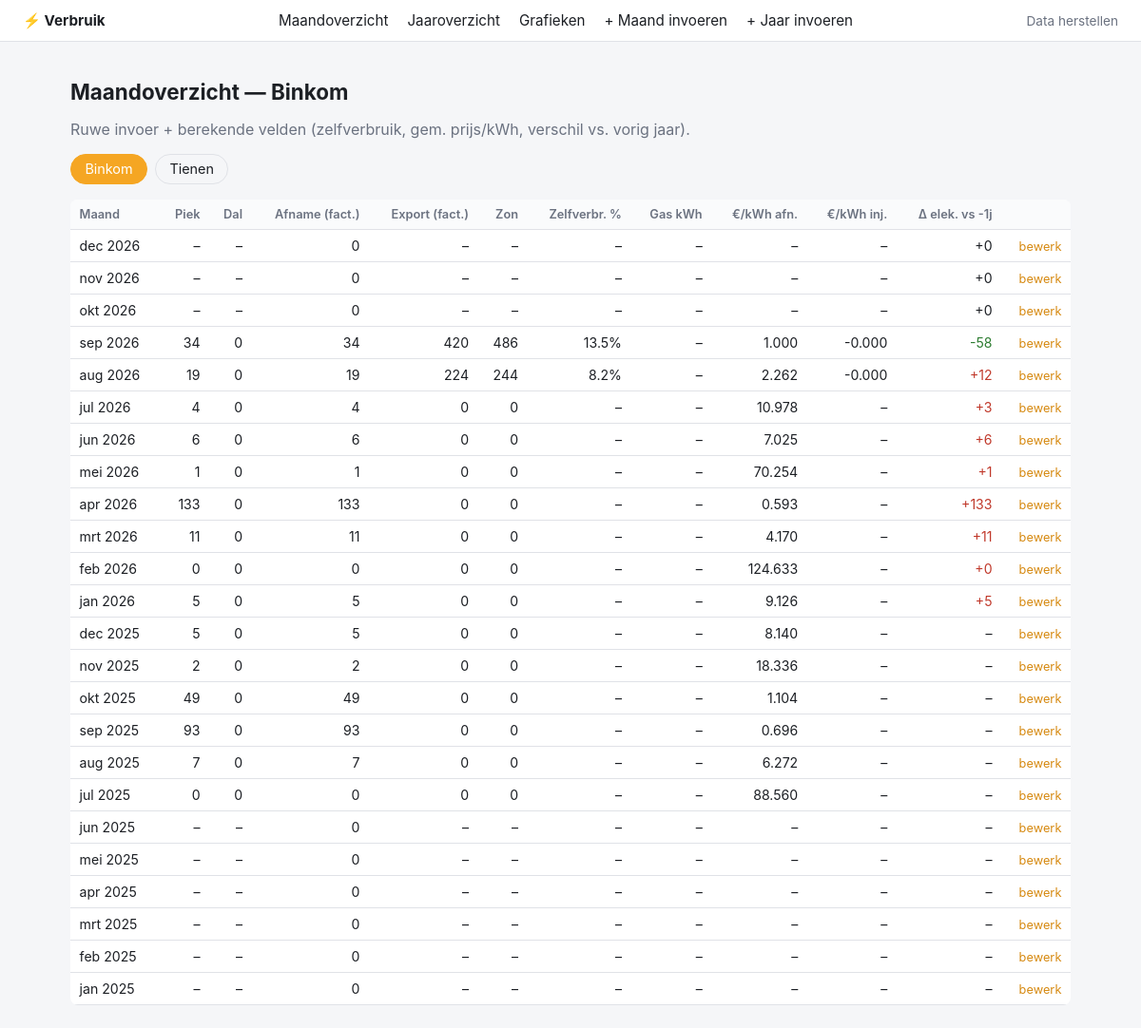
The page / on the database its author committed.
### tables this page shows
CREATE TABLE maandverbruik (
    id INTEGER PRIMARY KEY AUTOINCREMENT,
    woning TEXT NOT NULL CHECK (woning IN ('Tienen', 'Binkom')),
    jaar INTEGER NOT NULL,
    maand INTEGER NOT NULL CHECK (maand BETWEEN 1 AND 12),

    piek_verbruik REAL,
    dal_verbruik REAL,
    piek_export REAL,
    dal_export REAL,
    totaal_verbruik_afname REAL,
    totaal_export REAL,
    zonopbrengst_totaal REAL,
    batterij_laden REAL,
    batterij_ontladen REAL,

    gas_m3 REAL,
    gas_kwh REAL,
    prijs_gas_eur REAL,
    water_l REAL,

    engie_afname_eur REAL,
    engie_injectie_eur REAL,
    bedrag_engie_app REAL,

    UNIQUE(woning, jaar, maand)
);

### main.py (the view)
@app.route("/")
def index():
    woning = request.args.get("woning", WONINGEN[0])
    records = _get_records(woning)
    by_key = {(r["jaar"], r["maand"]): r for r in records}
    enriched = []
    for r in reversed(records):  # nieuwste eerst
        vorig = by_key.get((r["jaar"] - 1, r["maand"]))
        enriched.append(verrijk(r, vorig))
    return render_template(
        "index.html",
        woningen=WONINGEN,
        woning=woning,
        records=enriched,
        maandnamen=MAANDNAMEN,
    )

### calculations.py (called while the page is built)
def zelfverbruik(rec):
    return (rec.get("zonopbrengst_totaal") or 0) - (rec.get("totaal_export") or 0)

def zelfverbruik_pct(rec):
    zon = rec.get("zonopbrengst_totaal") or 0
    if zon == 0:
        return None
    return zelfverbruik(rec) / zon * 100

def prijs_per_kwh_gas(rec):
    gas_kwh = rec.get("gas_kwh") or 0
    if gas_kwh == 0:
        return None
    return (rec.get("prijs_gas_eur") or 0) / gas_kwh

def gem_prijs_kwh_afname(rec):
    verbruik = rec.get("totaal_verbruik_afname") or 0
    if verbruik == 0:
        return None
    return (rec.get("engie_afname_eur") or 0) / verbruik

def gem_prijs_kwh_injectie(rec):
    export = rec.get("totaal_export") or 0
    if export == 0:
        return None
    return (rec.get("engie_injectie_eur") or 0) / export * -1

def verschil_vorig_jaar(huidig_rec, vorig_jaar_rec, veld):
    if vorig_jaar_rec is None:
        return None
    huidig = huidig_rec.get(veld) or 0
    vorig = vorig_jaar_rec.get(veld) or 0
    if huidig == 0:
        return 0
    return huidig - vorig

def verrijk(rec, vorig_jaar_rec=None):
    out = dict(rec)
    out["zelfverbruik"] = zelfverbruik(rec)
    out["zelfverbruik_pct"] = zelfverbruik_pct(rec)
    out["prijs_per_kwh_gas"] = prijs_per_kwh_gas(rec)
    out["gem_prijs_kwh_afname"] = gem_prijs_kwh_afname(rec)
    out["gem_prijs_kwh_injectie"] = gem_prijs_kwh_injectie(rec)
    out["verschil_vorig_jaar_elektriciteit"] = verschil_vorig_jaar(
        rec, vorig_jaar_rec, "totaal_verbruik_afname"
    )
    out["verschil_vorig_jaar_zon"] = verschil_vorig_jaar(
        rec, vorig_jaar_rec, "zonopbrengst_totaal"
    )
    out["verschil_vorig_jaar_gas"] = verschil_vorig_jaar(
        rec, vorig_jaar_rec, "gas_kwh"
    )
    return out

### main.py (called while the page is built)
def _get_records(woning):
    conn = get_connection()
    rows = conn.execute(
        "SELECT * FROM maandverbruik WHERE woning=? ORDER BY jaar, maand",
        (woning,),
    ).fetchall()
    conn.close()
    return [dict(r) for r in rows]

    def __call__(self, environ, start_response):
        script_name = environ.get("HTTP_X_INGRESS_PATH", "")
        if script_name:
            environ["SCRIPT_NAME"] = script_name
            path_info = environ.get("PATH_INFO", "")
            if path_info.startswith(script_name):
                environ["PATH_INFO"] = path_info[len(script_name):]
        return self.wsgi_app(environ, start_response)

### templates/index.html (shortened to what this page needs)
{% extends "base.html" %}
{% block content %}
<h1>Maandoverzicht — {{ woning }}</h1>
<p class="subtitle">Ruwe invoer + berekende velden (zelfverbruik, gem. prijs/kWh, verschil vs. vorig jaar).</p>
<div class="woning-tabs">
    {% for w in woningen %}
        <a href="{{ url_for('index', woning=w) }}" class="{{ 'active' if w == woning }}">{{ w }}</a>
    {% endfor %}
</div>
{% if not records %}
    <p class="muted">Nog geen data voor {{ woning }}. <a href="{{ url_for('invoer') }}">Voeg een maand toe</a>.</p>
{% else %}
<table>
    <thead>
        <tr>
            <th>Maand</th>
            <th>Piek</th>
            <th>Dal</th>
            <th>Afname (fact.)</th>
            <th>Export (fact.)</th>
            <th>Zon</th>
            <th>Zelfverbr. %</th>
            <th>Gas kWh</th>
            <th>€/kWh afn.</th>
            <th>€/kWh inj.</th>
            <th>Δ elek. vs -1j</th>
            <th></th>
        </tr>
    </thead>
    <tbody>
        {% for r in records %}
        <tr>
            <td>{{ maandnamen[r.maand] }} {{ r.jaar }}</td>
            <td>{{ "%.0f"|format(r.piek_verbruik) if r.piek_verbruik is not none else "–" }}</td>
            <td>{{ "%.0f"|format(r.dal_verbruik) if r.dal_verbruik is not none else "–" }}</td>
            <td>{{ "%.0f"|format(r.totaal_verbruik_afname) if r.totaal_verbruik_afname is not none else "–" }}</td>
            <td>{{ "%.0f"|format(r.totaal_export) if r.totaal_export is not none else "–" }}</td>
            <td>{{ "%.0f"|format(r.zonopbrengst_totaal) if r.zonopbrengst_totaal is not none else "–" }}</td>
            <td>{{ "%.1f"|format(r.zelfverbruik_pct) + "%" if r.zelfverbruik_pct is not none else "–" }}</td>
            <td>{{ "%.0f"|format(r.gas_kwh) if r.gas_kwh is not none else "–" }}</td>
            <td>{{ "%.3f"|format(r.gem_prijs_kwh_afname) if r.gem_prijs_kwh_afname is not none else "–" }}</td>
            <td>{{ "%.3f"|format(r.gem_prijs_kwh_injectie) if r.gem_prijs_kwh_injectie is not none else "–" }}</td>
            <td class="{{ 'neg' if r.verschil_vorig_jaar_elektriciteit and r.verschil_vorig_jaar_elektriciteit > 0 else 'pos' if r.verschil_vorig_jaar_elektriciteit else '' }}">
                {{ "%+.0f"|format(r.verschil_vorig_jaar_elektriciteit) if r.verschil_vorig_jaar_elektriciteit is not none else "–" }}
            </td>
            <td><a class="edit" href="{{ url_for('invoer', woning=r.woning, jaar=r.jaar, maand=r.maand) }}">bewerk</a></td>
        </tr>
        {% endfor %}
    </tbody>
</table>
{% endif %}
{% endblock %}

### static/style.css (style rules this page uses)
:root { --bg: #f5f6f8; --card: #ffffff; --border: #e0e2e7; --text: #1c1f24; --muted: #6b7280; --accent: #f5a623; --accent-dark: #d68910; --pos: #2e7d32; --neg: #c0392b; }
* { box-sizing: border-box; }
body { margin: 0; font-family: -apple-system, "Segoe UI", Roboto, sans-serif; background: var(--bg); color: var(--text); }
h1 { font-size: 1.4rem; margin-bottom: 0.25rem; }
.subtitle { color: var(--muted); margin-bottom: 1rem; }
.woning-tabs { display: flex; gap: 0.5rem; margin-bottom: 1rem; }
.woning-tabs a { padding: 0.4rem 0.9rem; border-radius: 999px; text-decoration: none; border: 1px solid var(--border); color: var(--text); font-size: 0.9rem; }
.woning-tabs a.active { background: var(--accent); border-color: var(--accent); color: #fff; }
table { width: 100%; border-collapse: collapse; background: var(--card); border-radius: 8px; overflow: hidden; font-size: 0.88rem; }
th, td { padding: 0.5rem 0.6rem; text-align: right; border-bottom: 1px solid var(--border); white-space: nowrap; }
th:first-child, td:first-child { text-align: left; }
th { background: #fafbfc; color: var(--muted); font-weight: 600; font-size: 0.8rem; }
.pos { color: var(--pos); }
.neg { color: var(--neg); }
a.edit { font-size: 0.8rem; color: var(--accent-dark); text-decoration: none; }

### rows shown on the page
maandverbruik: maand "dec", jaar "2026", piek_verbruik "–", dal_verbruik "–", totaal_verbruik_afname "0", totaal_export "–", zonopbrengst_totaal "–", zelfverbruik_pct "–", gas_kwh "–", gem_prijs_kwh_afname "–", gem_prijs_kwh_injectie "–", verschil_vorig_jaar_elektriciteit "+0"
maandverbruik: maand "nov", jaar "2026", piek_verbruik "–", dal_verbruik "–", totaal_verbruik_afname "0", totaal_export "–", zonopbrengst_totaal "–", zelfverbruik_pct "–", gas_kwh "–", gem_prijs_kwh_afname "–", gem_prijs_kwh_injectie "–", verschil_vorig_jaar_elektriciteit "+0"
maandverbruik: maand "okt", jaar "2026", piek_verbruik "–", dal_verbruik "–", totaal_verbruik_afname "0", totaal_export "–", zonopbrengst_totaal "–", zelfverbruik_pct "–", gas_kwh "–", gem_prijs_kwh_afname "–", gem_prijs_kwh_injectie "–", verschil_vorig_jaar_elektriciteit "+0"
maandverbruik: maand "sep", jaar "2026", piek_verbruik "34", dal_verbruik "0", totaal_verbruik_afname "34", totaal_export "420", zonopbrengst_totaal "486", zelfverbruik_pct "13.5%", gas_kwh "–", gem_prijs_kwh_afname "1.000", gem_prijs_kwh_injectie "-0.000", verschil_vorig_jaar_elektriciteit "-58"
maandverbruik: maand "aug", jaar "2026", piek_verbruik "19", dal_verbruik "0", totaal_verbruik_afname "19", totaal_export "224", zonopbrengst_totaal "244", zelfverbruik_pct "8.2%", gas_kwh "–", gem_prijs_kwh_afname "2.262", gem_prijs_kwh_injectie "-0.000", verschil_vorig_jaar_elektriciteit "+12"
maandverbruik: maand "jul", jaar "2026", piek_verbruik "4", dal_verbruik "0", totaal_verbruik_afname "4", totaal_export "0", zonopbrengst_totaal "0", zelfverbruik_pct "–", gas_kwh "–", gem_prijs_kwh_afname "10.978", gem_prijs_kwh_injectie "–", verschil_vorig_jaar_elektriciteit "+3"
maandverbruik: maand "jun", jaar "2026", piek_verbruik "6", dal_verbruik "0", totaal_verbruik_afname "6", totaal_export "0", zonopbrengst_totaal "0", zelfverbruik_pct "–", gas_kwh "–", gem_prijs_kwh_afname "7.025", gem_prijs_kwh_injectie "–", verschil_vorig_jaar_elektriciteit "+6"
maandverbruik: maand "mei", jaar "2026", piek_verbruik "1", dal_verbruik "0", totaal_verbruik_afname "1", totaal_export "0", zonopbrengst_totaal "0", zelfverbruik_pct "–", gas_kwh "–", gem_prijs_kwh_afname "70.254", gem_prijs_kwh_injectie "–", verschil_vorig_jaar_elektriciteit "+1"
maandverbruik: maand "apr", jaar "2026", piek_verbruik "133", dal_verbruik "0", totaal_verbruik_afname "133", totaal_export "0", zonopbrengst_totaal "0", zelfverbruik_pct "–", gas_kwh "–", gem_prijs_kwh_afname "0.593", gem_prijs_kwh_injectie "–", verschil_vorig_jaar_elektriciteit "+133"
maandverbruik: maand "mrt", jaar "2026", piek_verbruik "11", dal_verbruik "0", totaal_verbruik_afname "11", totaal_export "0", zonopbrengst_totaal "0", zelfverbruik_pct "–", gas_kwh "–", gem_prijs_kwh_afname "4.170", gem_prijs_kwh_injectie "–", verschil_vorig_jaar_elektriciteit "+11"
maandverbruik: maand "feb", jaar "2026", piek_verbruik "0", dal_verbruik "0", totaal_verbruik_afname "0", totaal_export "0", zonopbrengst_totaal "0", zelfverbruik_pct "–", gas_kwh "–", gem_prijs_kwh_afname "124.633", gem_prijs_kwh_injectie "–", verschil_vorig_jaar_elektriciteit "+0"
maandverbruik: maand "jan", jaar "2026", piek_verbruik "5", dal_verbruik "0", totaal_verbruik_afname "5", totaal_export "0", zonopbrengst_totaal "0", zelfverbruik_pct "–", gas_kwh "–", gem_prijs_kwh_afname "9.126", gem_prijs_kwh_injectie "–", verschil_vorig_jaar_elektriciteit "+5"
maandverbruik: maand "dec", jaar "2025", piek_verbruik "5", dal_verbruik "0", totaal_verbruik_afname "5", totaal_export "0", zonopbrengst_totaal "0", zelfverbruik_pct "–", gas_kwh "–", gem_prijs_kwh_afname "8.140", gem_prijs_kwh_injectie "–", verschil_vorig_jaar_elektriciteit "–"
maandverbruik: maand "nov", jaar "2025", piek_verbruik "2", dal_verbruik "0", totaal_verbruik_afname "2", totaal_export "0", zonopbrengst_totaal "0", zelfverbruik_pct "–", gas_kwh "–", gem_prijs_kwh_afname "18.336", gem_prijs_kwh_injectie "–", verschil_vorig_jaar_elektriciteit "–"
maandverbruik: maand "okt", jaar "2025", piek_verbruik "49", dal_verbruik "0", totaal_verbruik_afname "49", totaal_export "0", zonopbrengst_totaal "0", zelfverbruik_pct "–", gas_kwh "–", gem_prijs_kwh_afname "1.104", gem_prijs_kwh_injectie "–", verschil_vorig_jaar_elektriciteit "–"
maandverbruik: maand "sep", jaar "2025", piek_verbruik "93", dal_verbruik "0", totaal_verbruik_afname "93", totaal_export "0", zonopbrengst_totaal "0", zelfverbruik_pct "–", gas_kwh "–", gem_prijs_kwh_afname "0.696", gem_prijs_kwh_injectie "–", verschil_vorig_jaar_elektriciteit "–"
maandverbruik: maand "aug", jaar "2025", piek_verbruik "7", dal_verbruik "0", totaal_verbruik_afname "7", totaal_export "0", zonopbrengst_totaal "0", zelfverbruik_pct "–", gas_kwh "–", gem_prijs_kwh_afname "6.272", gem_prijs_kwh_injectie "–", verschil_vorig_jaar_elektriciteit "–"
maandverbruik: maand "jul", jaar "2025", piek_verbruik "0", dal_verbruik "0", totaal_verbruik_afname "0", totaal_export "0", zonopbrengst_totaal "0", zelfverbruik_pct "–", gas_kwh "–", gem_prijs_kwh_afname "88.560", gem_prijs_kwh_injectie "–", verschil_vorig_jaar_elektriciteit "–"
maandverbruik: maand "jun", jaar "2025", piek_verbruik "–", dal_verbruik "–", totaal_verbruik_afname "0", totaal_export "–", zonopbrengst_totaal "–", zelfverbruik_pct "–", gas_kwh "–", gem_prijs_kwh_afname "–", gem_prijs_kwh_injectie "–", verschil_vorig_jaar_elektriciteit "–"
maandverbruik: maand "mei", jaar "2025", piek_verbruik "–", dal_verbruik "–", totaal_verbruik_afname "0", totaal_export "–", zonopbrengst_totaal "–", zelfverbruik_pct "–", gas_kwh "–", gem_prijs_kwh_afname "–", gem_prijs_kwh_injectie "–", verschil_vorig_jaar_elektriciteit "–"
maandverbruik: maand "apr", jaar "2025", piek_verbruik "–", dal_verbruik "–", totaal_verbruik_afname "0", totaal_export "–", zonopbrengst_totaal "–", zelfverbruik_pct "–", gas_kwh "–", gem_prijs_kwh_afname "–", gem_prijs_kwh_injectie "–", verschil_vorig_jaar_elektriciteit "–"
maandverbruik: maand "mrt", jaar "2025", piek_verbruik "–", dal_verbruik "–", totaal_verbruik_afname "0", totaal_export "–", zonopbrengst_totaal "–", zelfverbruik_pct "–", gas_kwh "–", gem_prijs_kwh_afname "–", gem_prijs_kwh_injectie "–", verschil_vorig_jaar_elektriciteit "–"
maandverbruik: maand "feb", jaar "2025", piek_verbruik "–", dal_verbruik "–", totaal_verbruik_afname "0", totaal_export "–", zonopbrengst_totaal "–", zelfverbruik_pct "–", gas_kwh "–", gem_prijs_kwh_afname "–", gem_prijs_kwh_injectie "–", verschil_vorig_jaar_elektriciteit "–"
maandverbruik: maand "jan", jaar "2025", piek_verbruik "–", dal_verbruik "–", totaal_verbruik_afname "0", totaal_export "–", zonopbrengst_totaal "–", zelfverbruik_pct "–", gas_kwh "–", gem_prijs_kwh_afname "–", gem_prijs_kwh_injectie "–", verschil_vorig_jaar_elektriciteit "–"

### other values the page prints
{{ woning }} "Binkom"
{{ w }} "Binkom" "Tienen"
